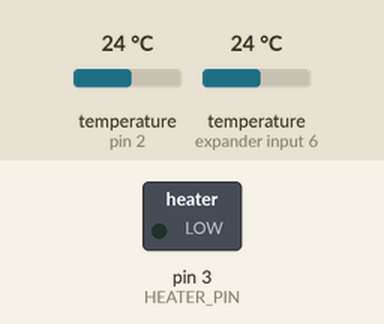
This sketch was run on a simulated Arduino Uno, built with avr-gcc and run on an emulated ATmega328P. Shown: switched loads named in the sketch (green lamp = pin HIGH). The test bench sets the inputs (shaded band); at power-on: temperature (sensors on pin 2, expander input 6) 24 °C. The local clock reads 2024-03-15 10:24:30 at power-on unless the sketch sets it; what the sketch prints to the serial monitor is not drawn.

Above: at 0.1 s.
At 0.9 s:
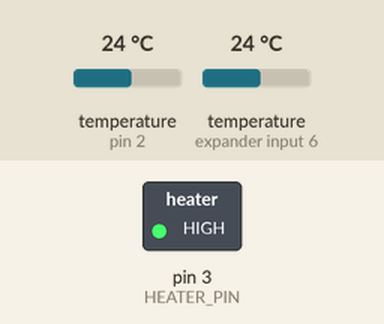
Timing chart, 0 to 2.4 s (numbered marks = the images above):
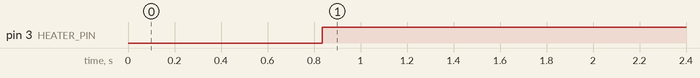

The sketch:

thermal_chamber.ino
```cpp
/*
 * Thermal chamber controller - ISEF 26 PCM project
 *
 * Two modes:
 *   HOLD  - constant setpoint (leakage series: 50 / 60 / 70 C)
 *   CYCLE - Protocol F: 20-25 cycles between 60 C and 25 C, unattended
 *
 * Logs CSV to Serial: timestamp, control temp, corner temp, heater state.
 * Capture with Arduino IDE Serial Monitor, or PuTTY logging to a file.
 *
 * Hardware: DS18B20 x3 on D2 (4.7k pull-up to 5V), MOSFET heater on D3,
 *           DS3231 RTC on I2C. Fan wired direct to 12V, always on.
 *
 * SAFETY: software cutoff below + 100 C thermal fuse in series with heater.
 */

#include <OneWire.h>
#include <DallasTemperature.h>
#include <Wire.h>
#include <RTClib.h>

// ---------- pins ----------
const int ONE_WIRE_BUS = 2;
const int HEATER_PIN   = 3;

// ---------- configure per run ----------
const bool  CYCLE_MODE = false;   // false = HOLD, true = CYCLE
const float SETPOINT   = 60.0;    // HOLD setpoint, deg C
const float HYSTERESIS = 0.5;     // deg C either side

// cycling parameters (Protocol F)
const float CYCLE_HIGH = 60.0;
const float CYCLE_LOW  = 25.0;
const unsigned long HOLD_HIGH_MS = 10UL * 60UL * 1000UL;  // 10 min at high
const int   TOTAL_CYCLES = 25;

// ---------- safety ----------
const float SAFETY_MARGIN = 15.0;   // cut out this far above setpoint
const float SENSOR_FAULT  = -100.0; // DS18B20 reads -127 if disconnected

const unsigned long LOG_INTERVAL_MS = 30000UL;  // 30 s

OneWire oneWire(ONE_WIRE_BUS);
DallasTemperature sensors(&oneWire);
RTC_DS3231 rtc;

float ctrlT = 0, farT = 0;
bool heaterOn = false;
int cycleCount = 0;
bool heatingPhase = true;
unsigned long holdStart = 0;
unsigned long lastLog = 0;

void heater(bool on) {
  heaterOn = on;
  digitalWrite(HEATER_PIN, on ? HIGH : LOW);
}

void halt(const char *reason) {
  heater(false);
  Serial.print(F("# HALTED: "));
  Serial.println(reason);
  while (true) { delay(1000); }   // requires manual reset
}

void setup() {
  pinMode(HEATER_PIN, OUTPUT);
  heater(false);                   // heater off before anything else
  Serial.begin(9600);
  sensors.begin();
  sensors.setResolution(12);       // 0.0625 C

  if (!rtc.begin()) Serial.println(F("# WARNING: RTC not found"));

  Serial.println(F("# Thermal chamber controller"));
  Serial.print(F("# mode="));
  Serial.println(CYCLE_MODE ? F("CYCLE") : F("HOLD"));
  Serial.println(F("timestamp,elapsed_s,control_C,corner_C,gradient_C,heater,cycle"));

  holdStart = millis();
}

void loop() {
  sensors.requestTemperatures();
  ctrlT = sensors.getTempCByIndex(0);   // control sensor, at the samples
  farT  = sensors.getTempCByIndex(1);   // far corner, uniformity check

  // ---- safety first ----
  if (ctrlT < SENSOR_FAULT || farT < SENSOR_FAULT) halt("sensor disconnected");

  float target = CYCLE_MODE ? (heatingPhase ? CYCLE_HIGH : CYCLE_LOW) : SETPOINT;
  if (ctrlT > target + SAFETY_MARGIN) halt("overtemperature");

  // ---- control ----
  if (CYCLE_MODE) {
    if (heatingPhase) {
      if (ctrlT < CYCLE_HIGH - HYSTERESIS) heater(true);
      else if (ctrlT > CYCLE_HIGH + HYSTERESIS) heater(false);

      if (ctrlT >= CYCLE_HIGH - HYSTERESIS) {
        if (holdStart == 0) holdStart = millis();
        if (millis() - holdStart >= HOLD_HIGH_MS) {
          heatingPhase = false;      // start cooling
          heater(false);
          holdStart = 0;
        }
      }
    } else {
      heater(false);                 // cool passively; fan keeps running
      if (ctrlT <= CYCLE_LOW) {
        cycleCount++;
        if (cycleCount >= TOTAL_CYCLES) halt("cycling complete");
        heatingPhase = true;
        holdStart = 0;
      }
    }
  } else {
    if (ctrlT < SETPOINT - HYSTERESIS)      heater(true);
    else if (ctrlT > SETPOINT + HYSTERESIS) heater(false);
  }

  // ---- log ----
  if (millis() - lastLog >= LOG_INTERVAL_MS) {
    lastLog = millis();
    DateTime now = rtc.now();
    char ts[24];
    snprintf(ts, sizeof(ts), "%04d-%02d-%02d %02d:%02d:%02d",
             now.year(), now.month(), now.day(),
             now.hour(), now.minute(), now.second());
    Serial.print(ts);              Serial.print(',');
    Serial.print(millis() / 1000); Serial.print(',');
    Serial.print(ctrlT, 3);        Serial.print(',');
    Serial.print(farT, 3);         Serial.print(',');
    Serial.print(ctrlT - farT, 3); Serial.print(',');
    Serial.print(heaterOn ? 1 : 0); Serial.print(',');
    Serial.println(cycleCount);
  }

  delay(1000);
}
```

Measured:
- by itself, pin 3 (HEATER_PIN): LOW → HIGH at 0.84 s
